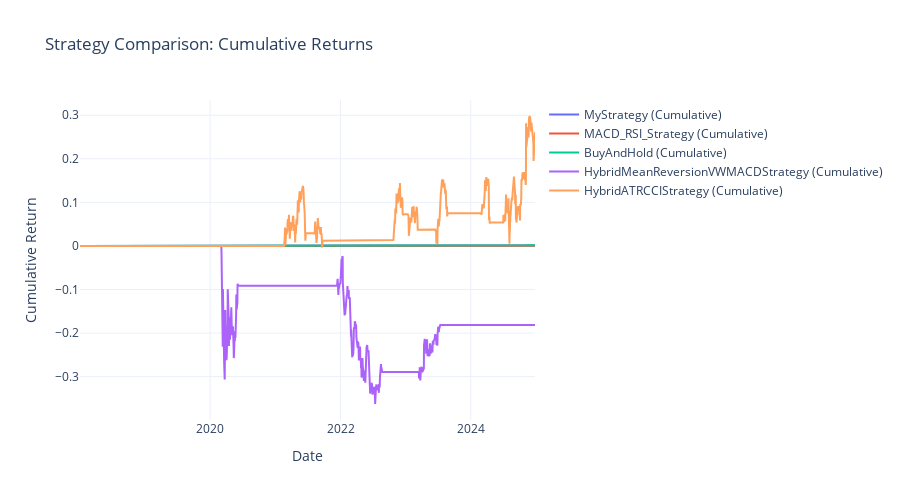

The notebook cell this image was saved under:
### Code cell
# Create a Plotly figure
fig = go.Figure()

for strat_name, data_dict in strategy_dict.items():
    run_results = data_dict['results']
    
    # Usually returns is a list of strategy instances; we assume one strategy instance
    strategy_instance = run_results[0]
    
    # Extract the TimeReturn analyzer
    time_return_dict = strategy_instance.analyzers.timereturn.get_analysis()
    
    # Convert to a pandas Series
    returns_series = pd.Series(time_return_dict)
    
    # Calculate cumulative returns: (1 + r).cumprod() - 1
    cumulative_returns = (1 + returns_series).cumprod() - 1
    
    # Plot with Plotly
    fig.add_trace(go.Scatter(
        x=cumulative_returns.index,
        y=cumulative_returns.values,
        mode='lines',
        name=f"{strat_name} (Cumulative)"
    ))

# Update figure layout
fig.update_layout(
    title="Strategy Comparison: Cumulative Returns",
    xaxis_title="Date",
    yaxis_title="Cumulative Return",
    template="plotly_white",
    width=900,
    height=500
)

# Show the figure
fig.show()

### Figure 1 — Plotly figure (JSON) as saved in the notebook; plotly's stock layout.template omitted (floating-point values rounded to 4 significant figures; data arrays with more than 128 entries replaced by an {"elided": "..."} marker saying what was removed)
{"data": [{"mode": "lines", "name": "MyStrategy (Cumulative)", "type": "scatter", "x": {"elided": "1758 str values"}, "y": {"elided": "1758 float values"}}, {"mode": "lines", "name": "MACD_RSI_Strategy (Cumulative)", "type": "scatter", "x": {"elided": "1758 str values"}, "y": {"elided": "1758 float values"}}, {"mode": "lines", "name": "BuyAndHold (Cumulative)", "type": "scatter", "x": {"elided": "1758 str values"}, "y": {"elided": "1758 float values"}}, {"mode": "lines", "name": "HybridMeanReversionVWMACDStrategy (Cumulative)", "type": "scatter", "x": {"elided": "1758 str values"}, "y": {"elided": "1758 float values"}}, {"mode": "lines", "name": "HybridATRCCIStrategy (Cumulative)", "type": "scatter", "x": {"elided": "1758 str values"}, "y": {"elided": "1758 float values"}}], "layout": {"height": 500, "title": {"text": "Strategy Comparison: Cumulative Returns"}, "width": 900, "xaxis": {"title": {"text": "Date"}}, "yaxis": {"title": {"text": "Cumulative Return"}}}}
